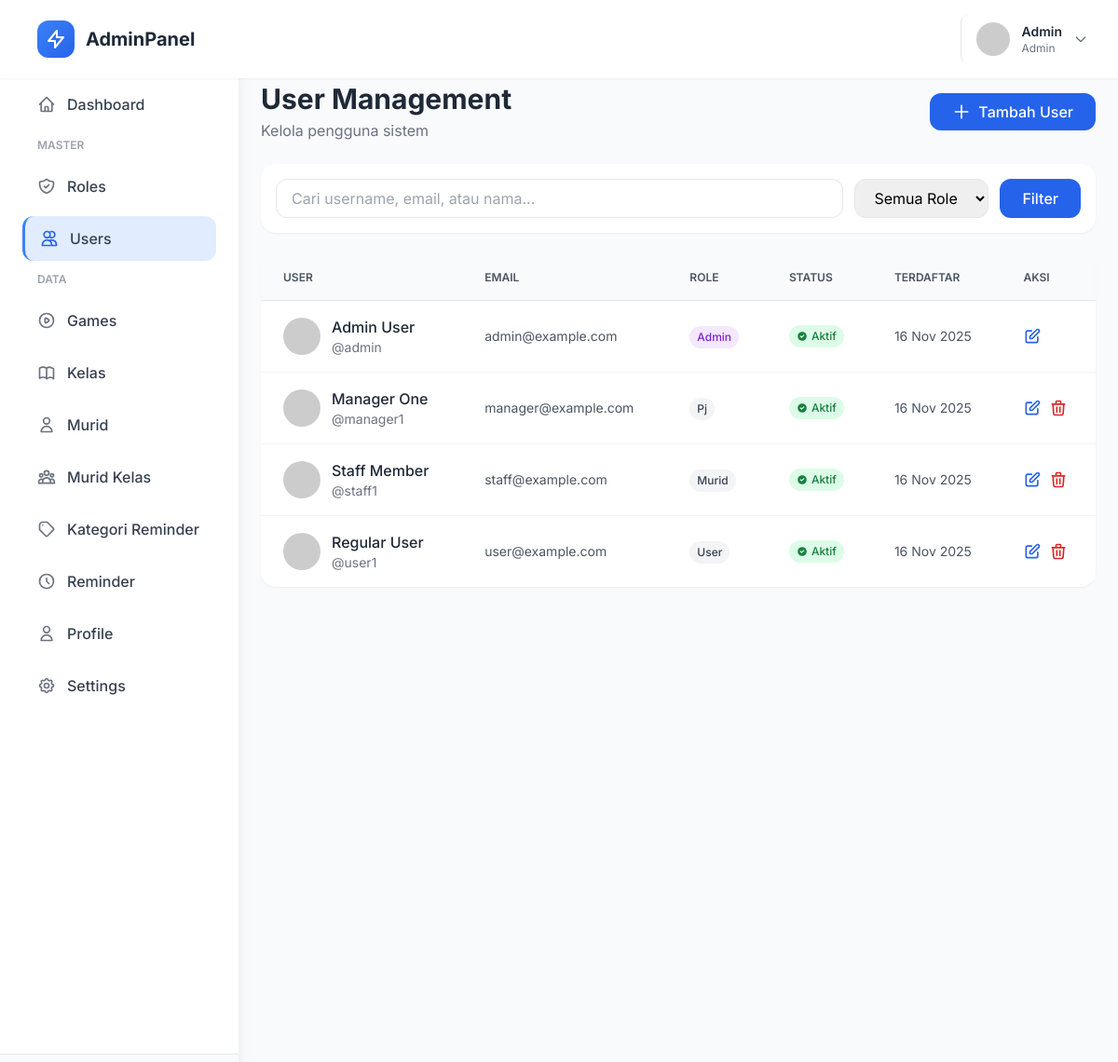
The app's page /index.php?page=users (signed in) with its own data.
### tables this page shows
CREATE TABLE IF NOT EXISTS users (
    id INT PRIMARY KEY AUTO_INCREMENT,
    username VARCHAR(50) NOT NULL UNIQUE,
    email VARCHAR(100) NOT NULL UNIQUE,
    password VARCHAR(255) NOT NULL,
    first_name VARCHAR(50),
    last_name VARCHAR(50),
    phone VARCHAR(20),
    avatar VARCHAR(255) DEFAULT 'default-avatar.png',
    role_id INT NOT NULL DEFAULT 4,
    is_active TINYINT(1) DEFAULT 1,
    last_login DATETIME,
    created_at TIMESTAMP DEFAULT CURRENT_TIMESTAMP,
    updated_at TIMESTAMP DEFAULT CURRENT_TIMESTAMP ON UPDATE CURRENT_TIMESTAMP,
    FOREIGN KEY (role_id) REFERENCES roles(id) ON DELETE RESTRICT,
    INDEX idx_username (username),
    INDEX idx_email (email),
    INDEX idx_role_id (role_id)
);

CREATE TABLE IF NOT EXISTS roles (
    id INT PRIMARY KEY AUTO_INCREMENT,
    role_name VARCHAR(50) NOT NULL UNIQUE,
    description TEXT,
    created_at TIMESTAMP DEFAULT CURRENT_TIMESTAMP
);

### includes/functions.php (called while the page is built, shortened)
<?php
function isLoggedIn() {
    return isset($_SESSION['user_id']);
}
function getCurrentUser() {
    global $pdo;
    $stmt = $pdo->prepare("
        SELECT u.*, r.role_name
        FROM users u
        JOIN roles r ON u.role_id = r.id
        WHERE u.id = ?
    ");
    $stmt->execute([$_SESSION['user_id']]);
    return $stmt->fetch();
}
function hasRole($roleNames) {
    $user = getCurrentUser();
    if (is_array($roleNames)) {
        return in_array($user['role_name'], $roleNames);
    }
    return $user['role_name'] === $roleNames;
}
function getAvatarUrl($avatar) {
    if (empty($avatar) || $avatar === 'default-avatar.png') {
        return 'https://ui-avatars.com/api/?name=' . urlencode($_SESSION['username'] ?? 'User') . '&background=3b82f6&color=fff';
    }
    return BASE_URL . 'assets/uploads/avatars/' . $avatar;
}

### includes/auth_check.php (called while the page is built, shortened)
<?php
require_once __DIR__ . '/db_connect.php';
require_once __DIR__ . '/functions.php';
$currentUser = getCurrentUser();

### pages/users/index.php (the view, shortened to what this page needs)
<?php
$action = isset($_GET['action']) ? cleanInput($_GET['action']) : 'list';
switch ($action) {
    default:
        $search = isset($_GET['search']) ? cleanInput($_GET['search']) : '';
        $sql = "
            SELECT u.*, r.role_name
            FROM users u
            JOIN roles r ON u.role_id = r.id
            WHERE 1=1
        ";
        $sql .= " ORDER BY u.created_at DESC";
        $stmt = $pdo->prepare($sql);
        $stmt->execute();
        $users = $stmt->fetchAll();
?>
<div class="mb-6 flex flex-col md:flex-row justify-between items-start md:items-center gap-4">
    <div>
        <h1 class="text-3xl font-bold text-gray-800">User Management</h1>
        <p class="text-gray-500 mt-1">Kelola pengguna sistem</p>
    </div>
    <?php if (hasRole('admin')): ?>
    <a href="index.php?page=users&action=create" class="bg-blue-600 hover:bg-blue-700 text-white font-medium py-2 px-6 rounded-xl transition-colors inline-flex items-center space-x-2">
        <svg class="w-5 h-5" fill="none" stroke="currentColor" viewBox="0 0 24 24">
            <path stroke-linecap="round" stroke-linejoin="round" stroke-width="2" d="M12 4v16m8-8H4"/>
        </svg>
        <span>Tambah User</span>
    </a>
    <?php endif; ?>
</div>
<div class="bg-white rounded-2xl shadow-sm p-4 mb-6">
    <form method="GET" class="flex flex-col md:flex-row gap-3">
        <div class="flex-1">
            <input type="text" name="search" value="<?php echo htmlspecialchars($search); ?>"
                   placeholder="Cari username, email, atau nama..."
                   class="w-full px-4 py-2 border border-gray-200 rounded-xl focus:ring-2 focus:ring-blue-500 focus:border-transparent outline-none">
        </div>
        <select name="role" class="px-4 py-2 border border-gray-200 rounded-xl focus:ring-2 focus:ring-blue-500 focus:border-transparent outline-none">
            <option value="">Semua Role</option>
        </select>
        <button type="submit" class="bg-blue-600 hover:bg-blue-700 text-white font-medium px-6 py-2 rounded-xl transition-colors">
            Filter
        </button>
    </form>
</div>
<div class="bg-white rounded-2xl shadow-sm overflow-hidden">
    <div class="overflow-x-auto">
        <table class="w-full">
            <thead class="bg-gray-50 border-b">
                <tr>
                    <th class="px-6 py-4 text-left text-xs font-semibold text-gray-600 uppercase">User</th>
                    <th class="px-6 py-4 text-left text-xs font-semibold text-gray-600 uppercase">Email</th>
                    <th class="px-6 py-4 text-left text-xs font-semibold text-gray-600 uppercase">Role</th>
                    <th class="px-6 py-4 text-left text-xs font-semibold text-gray-600 uppercase">Status</th>
                    <th class="px-6 py-4 text-left text-xs font-semibold text-gray-600 uppercase">Terdaftar</th>
                    <th class="px-6 py-4 text-left text-xs font-semibold text-gray-600 uppercase">Aksi</th>
                </tr>
            </thead>
            <tbody class="divide-y divide-gray-100">
                <?php if (count($users) > 0): ?>
                    <?php foreach ($users as $user): ?>
                    <tr class="hover:bg-gray-50 transition-colors">
                        <td class="px-6 py-4">
                            <div class="flex items-center space-x-3">
                                <img src="<?php echo getAvatarUrl($user['avatar']); ?>" class="w-10 h-10 rounded-full">
                                <div>
                                    <p class="font-medium text-gray-800"><?php echo htmlspecialchars($user['first_name'] . ' ' . $user['last_name']); ?></p>
                                    <p class="text-sm text-gray-500">@<?php echo htmlspecialchars($user['username']); ?></p>
                                </div>
                            </div>
                        </td>
                        <td class="px-6 py-4 text-sm text-gray-600"><?php echo htmlspecialchars($user['email']); ?></td>
                        <td class="px-6 py-4">
                            <span class="inline-flex px-2 py-1 text-xs font-medium rounded-full
                                <?php
                                    echo $user['role_name'] === 'admin' ? 'bg-purple-100 text-purple-700' :
                                        ($user['role_name'] === 'manager' ? 'bg-blue-100 text-blue-700' : 'bg-gray-100 text-gray-700');
                                ?>">
                                <?php echo ucfirst($user['role_name']); ?>
                            </span>
                        </td>
                        <td class="px-6 py-4">
                            <?php if ($user['is_active']): ?>
                                <span class="inline-flex items-center px-2 py-1 text-xs font-medium rounded-full bg-green-100 text-green-700">
                                    <svg class="w-3 h-3 mr-1" fill="currentColor" viewBox="0 0 20 20">
                                        <path fill-rule="evenodd" d="M10 18a8 8 0 100-16 8 8 0 000 16zm3.707-9.293a1 1 0 00-1.414-1.414L9 10.586 7.707 9.293a1 1 0 00-1.414 1.414l2 2a1 1 0 001.414 0l4-4z" clip-rule="evenodd"/>
                                    </svg>
                                    Aktif
                                </span>
                            <?php endif; ?>
                        </td>
                        <td class="px-6 py-4 text-sm text-gray-600"><?php echo date('d M Y', strtotime($user['created_at'])); ?></td>
                        <td class="px-6 py-4">
                            <div class="flex items-center space-x-2">
                                <a href="index.php?page=users&action=edit&id=<?php echo $user['id']; ?>"
                                   class="text-blue-600 hover:text-blue-800 transition-colors" title="Edit">
                                    <svg class="w-5 h-5" fill="none" stroke="currentColor" viewBox="0 0 24 24">
                                        <path stroke-linecap="round" stroke-linejoin="round" stroke-width="2" d="M11 5H6a2 2 0 00-2 2v11a2 2 0 002 2h11a2 2 0 002-2v-5m-1.414-9.414a2 2 0 112.828 2.828L11.828 15H9v-2.828l8.586-8.586z"/>
                                    </svg>
                                </a>
                                <?php if (hasRole('admin') && $user['id'] != $_SESSION['user_id']): ?>
                                <a href="index.php?page=users&action=delete&id=<?php echo $user['id']; ?>"
                                   class="text-red-600 hover:text-red-800 transition-colors" title="Hapus">
                                    <svg class="w-5 h-5" fill="none" stroke="currentColor" viewBox="0 0 24 24">
                                        <path stroke-linecap="round" stroke-linejoin="round" stroke-width="2" d="M19 7l-.867 12.142A2 2 0 0116.138 21H7.862a2 2 0 01-1.995-1.858L5 7m5 4v6m4-6v6m1-10V4a1 1 0 00-1-1h-4a1 1 0 00-1 1v3M4 7h16"/>
                                    </svg>
                                </a>
                                <?php endif; ?>
                            </div>
                        </td>
                    </tr>
                    <?php endforeach; ?>
                <?php endif; ?>
            </tbody>
        </table>
    </div>
</div>
<?php
        break;
}
?>

### includes/header.php (shortened to what this page needs)
<!DOCTYPE html>
<html lang="id">
<head>
    <script src="https://cdn.tailwindcss.com"></script>
</head>
<body class="bg-gray-50">
    <nav class="bg-white shadow-sm fixed top-0 left-0 right-0 z-50">
        <div class="flex items-center justify-between px-6 py-4">
            <div class="flex items-center space-x-4">
                <div class="flex items-center space-x-3">
                    <div class="w-10 h-10 bg-gradient-to-br from-blue-500 to-blue-600 rounded-xl flex items-center justify-center">
                        <svg class="w-6 h-6 text-white" fill="none" stroke="currentColor" viewBox="0 0 24 24">
                            <path stroke-linecap="round" stroke-linejoin="round" stroke-width="2" d="M13 10V3L4 14h7v7l9-11h-7z"/>
                        </svg>
                    </div>
                    <span class="text-xl font-bold text-gray-800"><?php echo SITE_NAME; ?></span>
                </div>
            </div>
            <div class="flex items-center space-x-4">
                <div class="relative">
                    <button onclick="toggleProfileMenu()" class="flex items-center space-x-3 pl-4 border-l hover:bg-gray-50 rounded-lg p-2 transition-colors">
                        <img src="<?php echo getAvatarUrl($currentUser['avatar']); ?>" class="w-9 h-9 rounded-full">
                        <div class="hidden md:block text-left">
                            <p class="text-sm font-semibold text-gray-800"><?php echo htmlspecialchars($currentUser['first_name']); ?></p>
                            <p class="text-xs text-gray-500"><?php echo ucfirst($currentUser['role_name']); ?></p>
                        </div>
                        <svg class="w-4 h-4 text-gray-500" fill="none" stroke="currentColor" viewBox="0 0 24 24">
                            <path stroke-linecap="round" stroke-linejoin="round" stroke-width="2" d="M19 9l-7 7-7-7"/>
                        </svg>
                    </button>
                </div>
            </div>
        </div>
    </nav>

### includes/header.php (style rules this page uses)
* { font-family: 'Inter', sans-serif; }
body { background: #f8f9fa; }

### records on screen
users: first_name "Admin", role.role_name "Admin", first_name+last_name "Admin User", username "admin", email "admin@example.com", is_active 1 (drawn), created_at "16 Nov 2025"
users: first_name+last_name "Manager One", username "manager1", email "manager@example.com", role.role_name "Pj", is_active 1 (drawn), created_at "16 Nov 2025"
users: first_name+last_name "Staff Member", username "staff1", email "staff@example.com", role.role_name "Murid", is_active 1 (drawn), created_at "16 Nov 2025"
users: first_name+last_name "Regular User", username "user1", email "user@example.com", role.role_name "User", is_active 1 (drawn), created_at "16 Nov 2025"

### other values on screen
SITE_NAME "AdminPanel"
